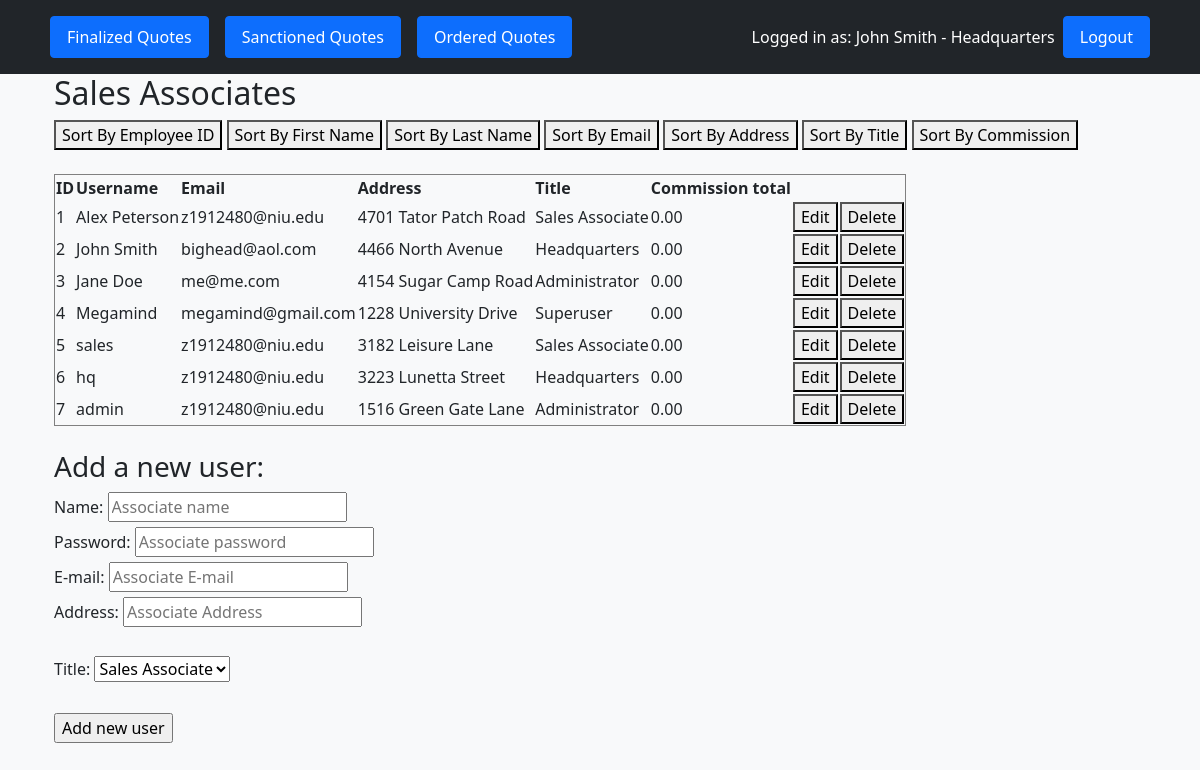
/html/admin.php (signed in), run on the app's committed database.
### tables this page shows
CREATE TABLE Employees (
    EmployeeID INT PRIMARY KEY AUTO_INCREMENT,
    Email VARCHAR(32) NOT NULL,
    EmpName VARCHAR(32) NOT NULL,
    Title ENUM('Sales Associate', 'Headquarters', 'Administrator', 'Superuser'),
    PwHash VARCHAR(64) NOT NULL,
    CommissionTotal DOUBLE(10,2) DEFAULT 0.00,
    Street VARCHAR(64) NOT NULL
);

### html/admin.php (the view, shortened to what this page needs)
<!DOCTYPE html>
<html>
<head>
<?php
include 'header.php';
?>
</head>
<body class="">
    <?php
    $pdo = connectdb();
    $sql = "SELECT EmployeeID, Email, EmpName, Title, CommissionTotal, Street FROM Employees";
    $result = $pdo->query($sql);
    $rows = $result->fetchAll(PDO::FETCH_ASSOC);
    ?>
        <div class="container ">
            <div class="container ">
                <h2>Sales Associates</h2>
                <div class="individualAssoc">
                <button id='idBtn' onclick="sortTable('number', 0, 'assocTable')">Sort By Employee ID</button>
                <button id='fNameBtnn' onclick="sortTable('string', 1, 'assocTable')">Sort By First Name</button>
                <button id='lnameBtn' onclick="sortTable('lname', 1, 'assocTable')">Sort By Last Name</button>
                <button id='emailBtn' onclick="sortTable('string', 2, 'assocTable')">Sort By Email</button>
                <button id='titleBtn' onclick="sortTable('string', 3, 'assocTable')">Sort By Address</button>
                <button id='titleBtn' onclick="sortTable('string', 4, 'assocTable')">Sort By Title</button>
                <button id='commissionBtn' onclick="sortTable('number', 5, 'assocTable')">Sort By Commission</button>
                <br>                <br>
                <table border='1' id='assocTable'>
                    <tr>
                    <th>ID</th>
                    <th>Username</th>
                    <th>Email</th>
                    <th>Address</th>
                    <th>Title</th>
                    <th>Commission total</th>
                    </tr>
                    <?php foreach($rows as $employee ){
                        echo "<tr>";
                        echo "<form method='POST' action='adminAddEmp.php'>";
                        echo "<td>{$employee['EmployeeID'] }</td>" ;
                        echo "<td> {$employee['EmpName'] }</td>" ;
                        echo "<td> {$employee['Email'] }</td>" ;
                        echo "<td> {$employee['Street'] }</td>" ;
                        echo "<td> {$employee['Title'] }</td>" ;
                        echo "<td> {$employee['CommissionTotal'] }</td>" ;
                        echo "<td><button type='submit' name='editAssociate' value='editAssociate' id='editAssociate'>Edit</button></td>";
                        echo "<td><button type='submit' name='deleteAssociate' id='deleteAssociate'>Delete</button></td>";
                        echo "</form>";
                        echo "</tr>";
                    }
                    ?>
                 </table>
                </div>
            </div><br>
            <div class="container ">
                <h3>Add a new user:</h3>
                <form method="POST" action="adminAddEmp.php">
                    <label for="empName">Name:</label>
                    <input type="text" id="empName" name="empName" placeholder="Associate name" required><br>
                    <label for="pwd">Password:</label>
                    <input type="password" id="pwd" name="pwd" placeholder="Associate password" required><br>
                    <label for="email">E-mail:</label>
                    <input type="email" id="email" name="email" placeholder="Associate E-mail" required><br>
                    <label for="street">Address:</label>
                    <input type="text" id="street" name="street" placeholder="Associate Address" required><br><br>
                    <label for="title">Title:</label>
                    <select id="title" name="title">
                        <option value="Sales Associate">Sales Associate</option>
                    </select><br><br>
                    <input type="submit" name="submit" value="Add new user">
                </form>
            </div>
        </div>
</body>
</html>

### data on the page
employees: EmployeeID "1", EmpName "Alex Peterson", Email "z1912480@niu.edu", Street "4701 Tator Patch Road", Title "Sales Associate", CommissionTotal "0.00"
employees: EmployeeID "2", EmpName "John Smith", Email "bighead@aol.com", Street "4466 North Avenue", Title "Headquarters", CommissionTotal "0.00"
employees: EmployeeID "3", EmpName "Jane Doe", Email "me@me.com", Street "4154 Sugar Camp Road", Title "Administrator", CommissionTotal "0.00"
employees: EmployeeID "4", EmpName "Megamind", Email "megamind@gmail.com", Street "1228 University Drive", Title "Superuser", CommissionTotal "0.00"
employees: EmployeeID "5", EmpName "sales", Email "z1912480@niu.edu", Street "3182 Leisure Lane", Title "Sales Associate", CommissionTotal "0.00"
employees: EmployeeID "6", EmpName "hq", Email "z1912480@niu.edu", Street "3223 Lunetta Street", Title "Headquarters", CommissionTotal "0.00"
employees: EmployeeID "7", EmpName "admin", Email "z1912480@niu.edu", Street "1516 Green Gate Lane", Title "Administrator", CommissionTotal "0.00"

### other printed values
$_SESSION['username'] "John Smith"
$_SESSION['userType'] "Headquarters"
